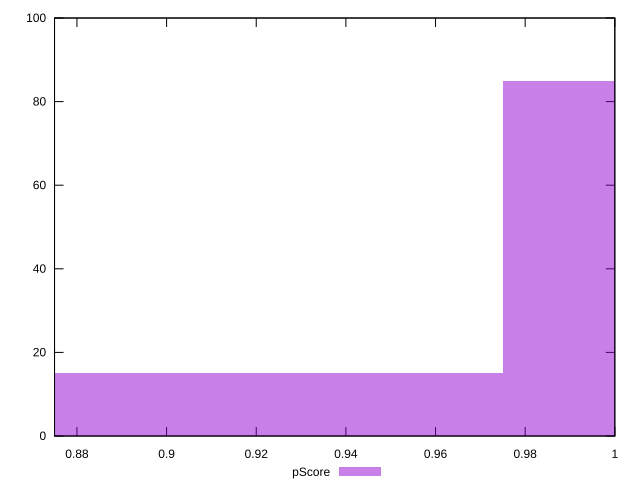

Recreate this plot in gnuplot.
reset

$pScore <<EOF
1.0264222787101305 85
0.9237800508391175 15
EOF

set key outside below
set boxwidth 0.10264222787101306
set xrange [0.875:1]
set yrange [0:100]
set trange [0:100]
set style fill transparent solid 0.5 noborder
set terminal svg size 640, 490 enhanced background rgb 'white'
set output "report_00019_2021-02-10T18-14-37.922Z//unminified-javascript/samples/pages+cached+noadtech+nomedia+nocss/pScore/histogram.svg"

plot $pScore title "pScore" with boxes

reset
